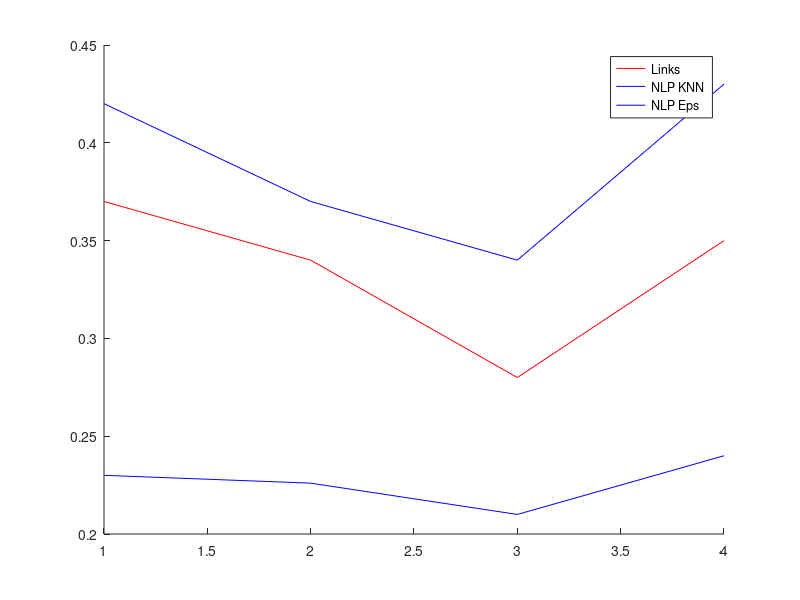

This figure's MATLAB source:
t = 1:4;

m1 = [0.37, 0.34, 0.28, 0.35];
m2 = [0.42, 0.37, 0.34, 0.43];
m3 = [0.23, 0.226, 0.21, 0.24];

hold on
plot(t, m1, 'r');
plot(t, m2, 'b');
plot(t, m3, 'b-');
legend('Links', 'NLP KNN', 'NLP Eps');
hold off